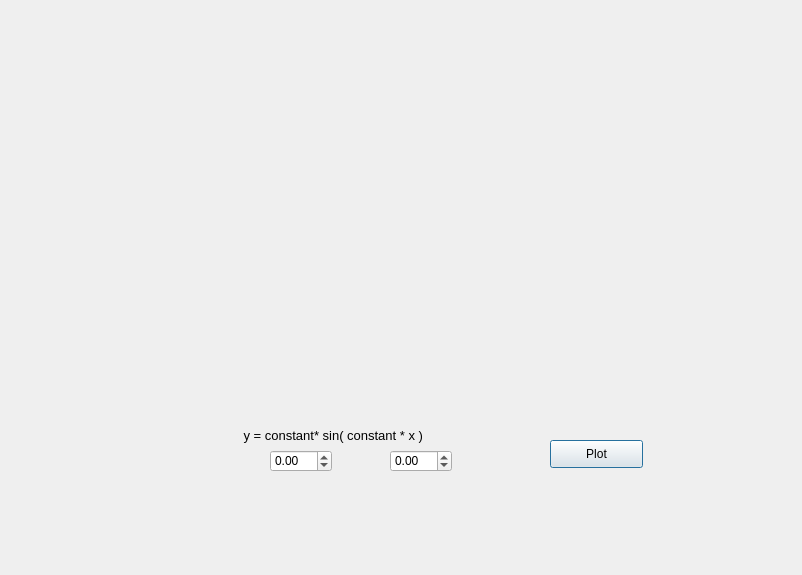
<?xml version="1.0" encoding="UTF-8"?>
<ui version="4.0">
 <class>sin</class>
 <widget class="QDialog" name="sin">
  <property name="geometry">
   <rect>
    <x>0</x>
    <y>0</y>
    <width>802</width>
    <height>575</height>
   </rect>
  </property>
  <property name="windowTitle">
   <string>Dialog</string>
  </property>
  <widget class="QCustomPlot" name="plot" native="true">
   <property name="geometry">
    <rect>
     <x>140</x>
     <y>60</y>
     <width>491</width>
     <height>331</height>
    </rect>
   </property>
  </widget>
  <widget class="QLabel" name="label">
   <property name="geometry">
    <rect>
     <x>240</x>
     <y>420</y>
     <width>331</width>
     <height>31</height>
    </rect>
   </property>
   <property name="font">
    <font>
     <pointsize>10</pointsize>
    </font>
   </property>
   <property name="text">
    <string> y = constant* sin( constant * x )</string>
   </property>
  </widget>
  <widget class="QDoubleSpinBox" name="a_1">
   <property name="geometry">
    <rect>
     <x>270</x>
     <y>450</y>
     <width>62</width>
     <height>22</height>
    </rect>
   </property>
   <property name="minimum">
    <double>-99.000000000000000</double>
   </property>
  </widget>
  <widget class="QDoubleSpinBox" name="b_1">
   <property name="geometry">
    <rect>
     <x>390</x>
     <y>450</y>
     <width>62</width>
     <height>22</height>
    </rect>
   </property>
   <property name="minimum">
    <double>-99.000000000000000</double>
   </property>
  </widget>
  <widget class="QPushButton" name="pushButton">
   <property name="geometry">
    <rect>
     <x>550</x>
     <y>440</y>
     <width>93</width>
     <height>28</height>
    </rect>
   </property>
   <property name="text">
    <string>Plot</string>
   </property>
  </widget>
 </widget>
 <customwidgets>
  <customwidget>
   <class>QCustomPlot</class>
   <extends>QWidget</extends>
   <header>qcustomplot.h</header>
   <container>1</container>
  </customwidget>
 </customwidgets>
 <resources/>
 <connections/>
</ui>
